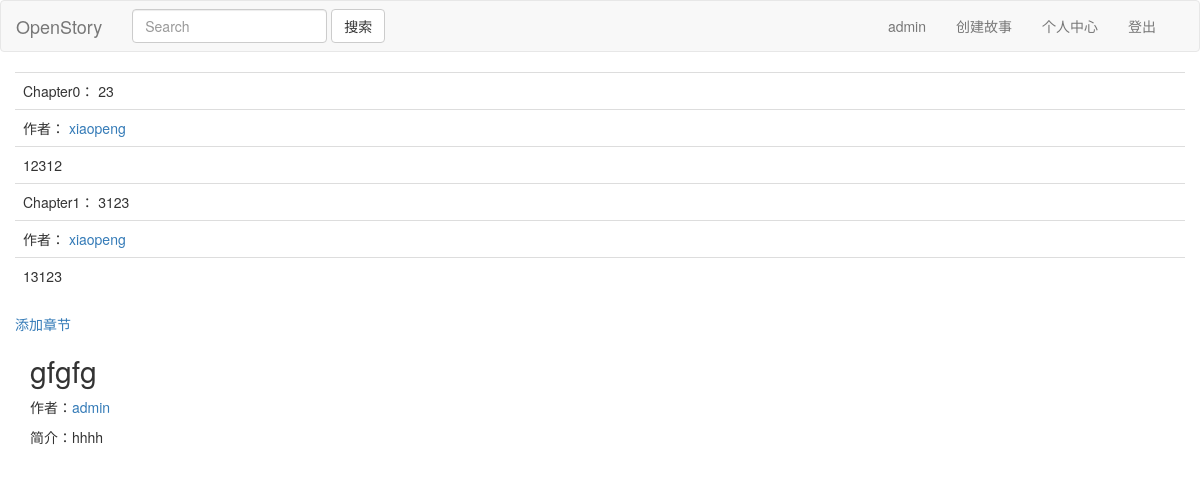
Screenshot of /story/view_story/1 (signed in) with the database file from the repository.
### story/models.py (models this page shows)
class Chapter(models.Model):
    subtitle = models.TextField(default='')
    content = models.TextField(default='')
    story = models.ForeignKey(Story, default=None)
    writter = models.ForeignKey(User, default=None)
    numb = models.TextField(default='')
    ifallow = models.TextField(default='no')

class Story(models.Model):
    title = models.TextField(default='')
    brief = models.TextField(default='')
    owner = models.ForeignKey(User,default=None)

### story/views.py (the view)
# urls.py: url(r'^view_story/(\d+)$', views.view_story, name='viewstory'),
def view_story(request, id):
    story = Story.objects.get(id=id)
    return render(request, 'story.html', {'story':story,})

### story/templates/story.html (shortened to what this page needs)
{% extends 'base.html' %} {% block header %}
<h2>{{ story.title }}</h2>
    <p>作者：<a href="{% url 'author' story.owner.username %}">{{ story.owner.username }}</a></p>
<p>简介：{{ story.brief }}</p>
{% endblock %} {% block content %}
<table class='table'>
    {% for chapter in story.chapter_set.all %}
        {% if chapter.ifallow == 'yes' %}
    <tr>
        <td>
                Chapter{{ chapter.numb }}：
                 {% if chapter.writter == request.user %} {% include 'chapter.html' %}
                     <a href='' data-toggle="modal" data-target="#changechapter{{ chapter.id }}">{{ chapter.subtitle }}</a>
                 {% else %}
                    {{ chapter.subtitle }}
                 {% endif %}
        </td>
    </tr>
    <tr>
        <td>
            作者：
            <a href="{% url 'author' chapter.writter.username %}">{{ chapter.writter.username }}</a>
        </td>
    </tr>
    <tr>
        <td>{{ chapter.content }}</td>
    </tr>
        {% endif %}
    {% endfor %}
</table>
{% if request.user.is_authenticated %}
<a href='' data-toggle="modal" data-target="#newchapter">添加章节</a>
{% endif %}
{% endblock %}

### author/templates/navbar.html (shortened to what this page needs)
<nav class="navbar navbar-default">
    <div class="navbar-header">
        <a class="navbar-brand" href="{% url 'home' %}">OpenStory</a>
    </div>
    <div>
        <form class="navbar-form navbar-left" method="POST" action="{% url 'search' %}">
            <input type="text" class="form-control" placeholder="Search" name="keyword">
            <button type="submit" class="btn btn-default">搜索</button>
        </form>
        <div class="navbar-right" style="margin-right:2em">
            {% if request.user.is_authenticated %}
            <ul class="nav navbar-nav">
                <li class="navbar-text">{{ request.user.username }}</li>
                <li><a href='' data-toggle="modal" data-target="#newstory">创建故事</a></li>
                <li><a href="/{{ request.user.username }}">个人中心</a></li>
                <li><a href="{% url 'logout' %}">登出</a></li>
            </ul>
            {% else %}
            <button type="button" class="btn navbar-btn" data-toggle="modal" data-target="#login">登录</button>
            <button type="button" class="btn navbar-btn" data-toggle="modal" data-target="#signin">注册</button>
            {% include 'login.html' %}
            {% include 'signin.html' %}
            {% endif %}
        </div>
    </div>
</nav>

### rows the page displays
Chapter: numb "0", subtitle "23", writter.username "xiaopeng", content "12312"
Chapter: numb "1", subtitle "3123", writter.username "xiaopeng", content "13123"
Story: title "gfgfg", owner.username "admin", brief "hhhh"

### other values shown
{{ request.user.username }} "admin"
